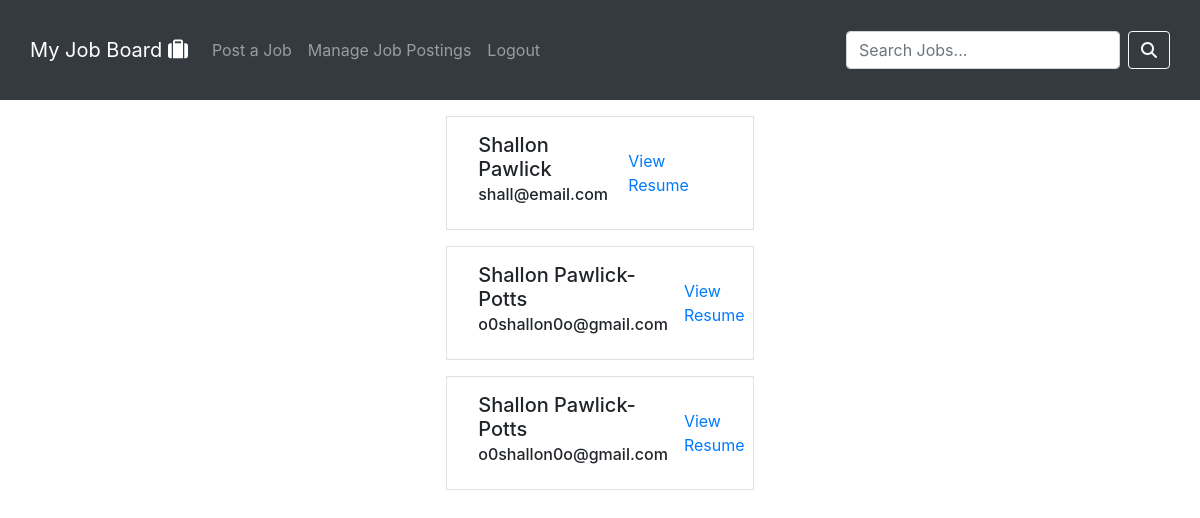
Page /view_applicants/3 (signed in) on the committed database.
### jobportal/models.py (models this page shows, shortened)
class Application(models.Model):
    job_listing = models.ForeignKey(JobListing, on_delete=models.CASCADE, related_name='applications')
    applicant = models.ForeignKey(User, on_delete=models.SET_NULL, related_name='applications', blank=True, null=True)
    application_date = models.DateTimeField(auto_now_add=True)
    cover_letter = models.FileField(upload_to='pdfs/cover_letters', default='txt.pdf', blank=True, null=True)
    resume = models.FileField(upload_to='pdfs/resumes', default='txt.pdf')
    first_name = models.CharField(max_length=64, unique=False)
    middle_name = models.CharField(max_length=64, unique=False, blank=True, null=True)
    last_name = models.CharField(max_length=64, unique=False)
    email = models.EmailField(unique=False)
    def get_resume_url(self):
        return self.resume.url

### jobportal/views.py (the view)
# urls.py: path("view_applicants/<int:listing_id>", views.view_applicants, name="view_applicants"),
@login_required
def view_applicants(request, listing_id):
    listing = JobListing.objects.get(pk=listing_id)
    applications = Application.objects.filter(job_listing=listing).order_by('-application_date')
    return render(request, "jobportal/view_applicants.html", {
        'applications' : applications
    })

### jobportal/templates/jobportal/view_applicants.html (shortened to what this page needs)
{% extends "jobportal/layout.html" %}
{% load static %}
{% block body %}
    {% if applications %}
        {% for applicant in applications %}
            <div class="row">
                <div class="col-sm-3 col-md-3 col-lg-3 col-xl-3 mx-auto border mt-3">
                    <div class="d-flex justify-content-between mt-3 mb-3" >
                        <div class="d-flex align-items-center">
                            <h1 class="h5 mr-3 ml-3">
                                {{ applicant.first_name }} {{ applicant.last_name }}<br>
                                <span class="h6">{{ applicant.email }}</span><br>
                            </h1>
                        </div>
                        <div class="d-flex align-items-center mr-3">
                            <a href="{{ applicant.get_resume_url }}" target="_blank">View Resume</a>
                        </div>
                    </div>
                </div>
            </div>
        {% endfor %}
    {% endif %}
{% endblock %}

### rows in the picture
Application: first_name "Shallon", last_name "Pawlick", email "shall@email.com"
Application: first_name "Shallon", last_name "Pawlick-Potts", email "o0shallon0o@gmail.com"
Application: first_name "Shallon", last_name "Pawlick-Potts", email "o0shallon0o@gmail.com"
